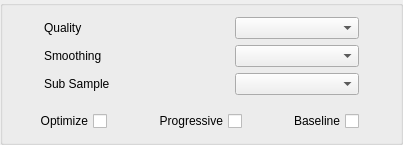
       <widget class="QGroupBox" name="gb_jpgOptions">
        <property name="enabled">
         <bool>true</bool>
        </property>
        <layout class="QVBoxLayout" name="gb_jpg_options">
         <item>
          <layout class="QHBoxLayout" name="w_jpg_qual">
           <property name="leftMargin">
            <number>30</number>
           </property>
           <property name="rightMargin">
            <number>30</number>
           </property>
           <item>
            <widget class="QLabel" name="l_jpg_qual">
             <property name="text">
              <string>Quality</string>
             </property>
            </widget>
           </item>
           <item>
            <spacer name="horizontalSpacer_8">
             <property name="orientation">
              <enum>Qt::Orientation::Horizontal</enum>
             </property>
             <property name="sizeHint" stdset="0">
              <size>
               <width>40</width>
               <height>20</height>
              </size>
             </property>
            </spacer>
           </item>
           <item>
            <widget class="QComboBox" name="cb_jpg_qual">
             <property name="minimumSize">
              <size>
               <width>124</width>
               <height>0</height>
              </size>
             </property>
             <property name="currentIndex">
              <number>-1</number>
             </property>
            </widget>
           </item>
          </layout>
         </item>
         <item>
          <layout class="QHBoxLayout" name="w_jpg_smooth">
           <property name="leftMargin">
            <number>30</number>
           </property>
           <property name="rightMargin">
            <number>30</number>
           </property>
           <item>
            <widget class="QLabel" name="l_jpg_smooth">
             <property name="text">
              <string>Smoothing</string>
             </property>
            </widget>
           </item>
           <item>
            <spacer name="horizontalSpacer_2">
             <property name="orientation">
              <enum>Qt::Orientation::Horizontal</enum>
             </property>
             <property name="sizeHint" stdset="0">
              <size>
               <width>40</width>
               <height>20</height>
              </size>
             </property>
            </spacer>
           </item>
           <item>
            <widget class="QComboBox" name="cb_jpg_smooth">
             <property name="minimumSize">
              <size>
               <width>124</width>
               <height>0</height>
              </size>
             </property>
             <property name="currentIndex">
              <number>-1</number>
             </property>
            </widget>
           </item>
          </layout>
         </item>
         <item>
          <layout class="QHBoxLayout" name="w_jpg_subSample">
           <property name="leftMargin">
            <number>30</number>
           </property>
           <property name="rightMargin">
            <number>30</number>
           </property>
           <item>
            <widget class="QLabel" name="l_jpg_subSample">
             <property name="text">
              <string>Sub Sample</string>
             </property>
            </widget>
           </item>
           <item>
            <spacer name="horizontalSpacer_10">
             <property name="orientation">
              <enum>Qt::Orientation::Horizontal</enum>
             </property>
             <property name="sizeHint" stdset="0">
              <size>
               <width>40</width>
               <height>20</height>
              </size>
             </property>
            </spacer>
           </item>
           <item>
            <widget class="QComboBox" name="cb_jpg_subSample">
             <property name="minimumSize">
              <size>
               <width>124</width>
               <height>0</height>
              </size>
             </property>
             <property name="currentIndex">
              <number>-1</number>
             </property>
            </widget>
           </item>
          </layout>
         </item>
         <item>
          <spacer name="verticalSpacer_8">
           <property name="orientation">
            <enum>Qt::Orientation::Vertical</enum>
           </property>
           <property name="sizeType">
            <enum>QSizePolicy::Policy::Fixed</enum>
           </property>
           <property name="sizeHint" stdset="0">
            <size>
             <width>20</width>
             <height>10</height>
            </size>
           </property>
          </spacer>
         </item>
         <item>
          <layout class="QHBoxLayout" name="w_jpg_options">
           <property name="leftMargin">
            <number>20</number>
           </property>
           <property name="rightMargin">
            <number>30</number>
           </property>
           <item>
            <widget class="QCheckBox" name="chb_jpg_optimize">
             <property name="layoutDirection">
              <enum>Qt::LayoutDirection::RightToLeft</enum>
             </property>
             <property name="text">
              <string>Optimize</string>
             </property>
            </widget>
           </item>
           <item>
            <spacer name="horizontalSpacer_7">
             <property name="orientation">
              <enum>Qt::Orientation::Horizontal</enum>
             </property>
             <property name="sizeHint" stdset="0">
              <size>
               <width>40</width>
               <height>20</height>
              </size>
             </property>
            </spacer>
           </item>
           <item>
            <widget class="QCheckBox" name="chb_jpg_progressive">
             <property name="layoutDirection">
              <enum>Qt::LayoutDirection::RightToLeft</enum>
             </property>
             <property name="text">
              <string>Progressive</string>
             </property>
            </widget>
           </item>
           <item>
            <spacer name="horizontalSpacer_4">
             <property name="orientation">
              <enum>Qt::Orientation::Horizontal</enum>
             </property>
             <property name="sizeHint" stdset="0">
              <size>
               <width>40</width>
               <height>20</height>
              </size>
             </property>
            </spacer>
           </item>
           <item>
            <widget class="QCheckBox" name="chb_jpg_baseline">
             <property name="layoutDirection">
              <enum>Qt::LayoutDirection::RightToLeft</enum>
             </property>
             <property name="text">
              <string>Baseline</string>
             </property>
            </widget>
           </item>
          </layout>
         </item>
        </layout>
       </widget>
